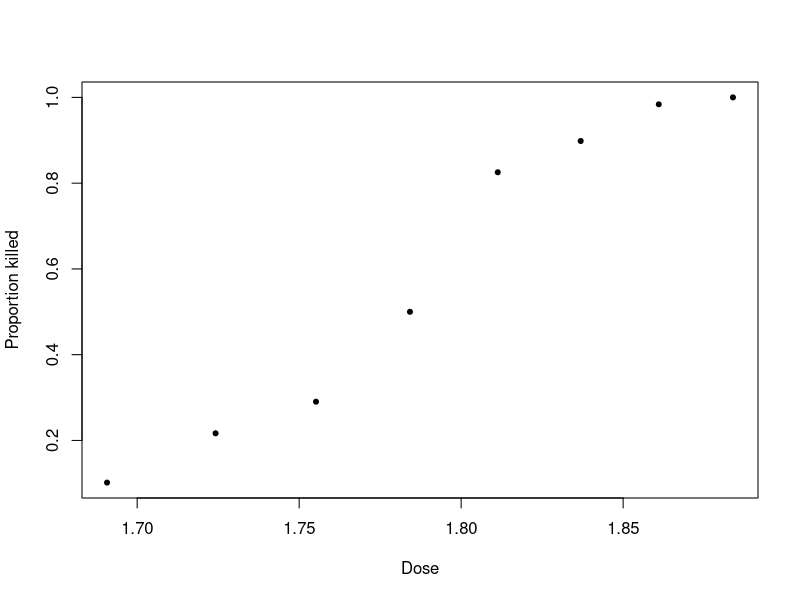
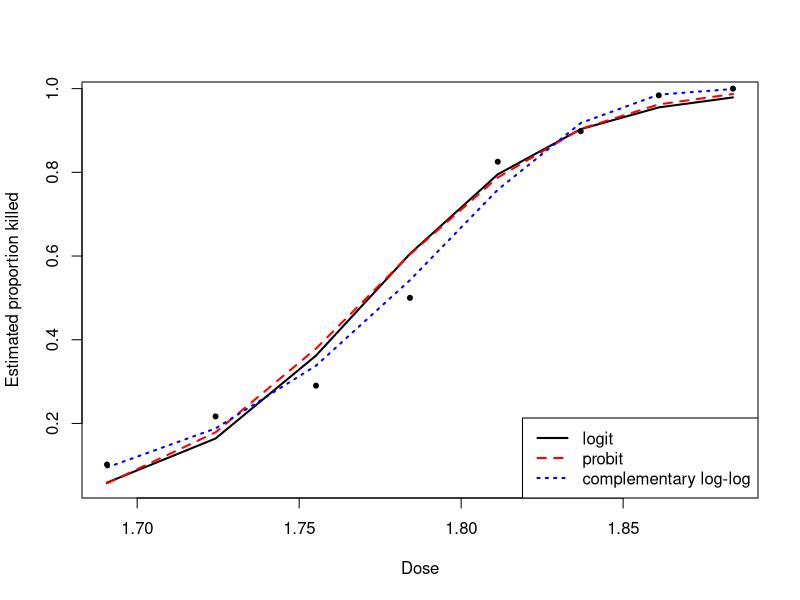

Here is the R script that generated these plots, in order:
par (mar=c(3,3,2,1), mgp=c(2,.7,0), tck=-.01)

beetles <- read.csv("beetles.csv")

beetles

beetles$propkilled <- beetles$killed/beetles$number

png("beetles.png", width = 7, height = 5.5, units="in", res=1024)
plot(beetles$dose, beetles$propkilled, xlab="Dose" , ylab="Proportion killed", pch=20)
dev.off()

beetles.mat <- cbind(beetles$killed, beetles$number-beetles$killed)

# Logistic model:
m1 <- glm( beetles.mat~ beetles$dose,family=binomial(link='logit'))
summary(m1)

# Call:
# glm(formula = beetles.mat ~ beetles$dose, family = binomial(link = "logit"))
# 
# Deviance Residuals:
#     Min       1Q   Median       3Q      Max
# -1.5941  -0.3944   0.8329   1.2592   1.5940
# 
# Coefficients:
#              Estimate Std. Error z value Pr(>|z|)
# (Intercept)   -60.717      5.181  -11.72   <2e-16 ***
# beetles$dose   34.270      2.912   11.77   <2e-16 ***
# ---
# Signif. codes:  0 ‘***’ 0.001 ‘**’ 0.01 ‘*’ 0.05 ‘.’ 0.1 ‘ ’ 1
# 
# (Dispersion parameter for binomial family taken to be 1)
# 
#     Null deviance: 284.202  on 7  degrees of freedom
# Residual deviance:  11.232  on 6  degrees of freedom
# AIC: 41.43
# 
# Number of Fisher Scoring iterations: 4


# Other link functions:
# probit:
m2 <- glm( beetles.mat~ beetles$dose,family=binomial(link='probit'))
summary(m2)

# Call:
# glm(formula = beetles.mat ~ beetles$dose, family = binomial(link = "probit"))
# 
# Deviance Residuals:
#     Min       1Q   Median       3Q      Max
# -1.5714  -0.4703   0.7501   1.0632   1.3449
# 
# Coefficients:
#              Estimate Std. Error z value Pr(>|z|)
# (Intercept)   -34.935      2.648  -13.19   <2e-16 ***
# beetles$dose   19.728      1.487   13.27   <2e-16 ***
# ---
# Signif. codes:  0 ‘***’ 0.001 ‘**’ 0.01 ‘*’ 0.05 ‘.’ 0.1 ‘ ’ 1
# 
# (Dispersion parameter for binomial family taken to be 1)
# 
#     Null deviance: 284.20  on 7  degrees of freedom
# Residual deviance:  10.12  on 6  degrees of freedom
# AIC: 40.318
# 
# Number of Fisher Scoring iterations: 4

# complementary log-log:
m3 <- glm( beetles.mat~ beetles$dose,family=binomial(link='cloglog'))
summary(m3)

# Call:
# glm(formula = beetles.mat ~ beetles$dose, family = binomial(link = "cloglog"))
# 
# Deviance Residuals:
#      Min        1Q    Median        3Q       Max
# -0.80329  -0.55135   0.03089   0.38315   1.28883
# 
# Coefficients:
#              Estimate Std. Error z value Pr(>|z|)
# (Intercept)   -39.572      3.240  -12.21   <2e-16 ***
# beetles$dose   22.041      1.799   12.25   <2e-16 ***
# ---
# Signif. codes:  0 ‘***’ 0.001 ‘**’ 0.01 ‘*’ 0.05 ‘.’ 0.1 ‘ ’ 1
# 
# (Dispersion parameter for binomial family taken to be 1)
# 
#     Null deviance: 284.2024  on 7  degrees of freedom
# Residual deviance:   3.4464  on 6  degrees of freedom
# AIC: 33.644
# 
# Number of Fisher Scoring iterations: 4


# Plot of the fitted values for each of the three models
png("beetlefvals.png", width = 7, height = 5.5, units="in", res=1024)

plot(beetles$dose, fitted(m1), xlab="Dose" , ylab="Estimated proportion killed", type="l", lwd=2)
lines(beetles$dose, fitted(m2), lty=2, col="red", lwd=2)
lines(beetles$dose, fitted(m3), lty=3, col="blue", lwd=2)
points(beetles$dose, beetles$propkilled, pch=20)
legend("bottomright", lty=1:3, col=c("black", "red", "blue"), lwd=2, legend=c("logit", "probit", "complementary log-log"))

dev.off()
